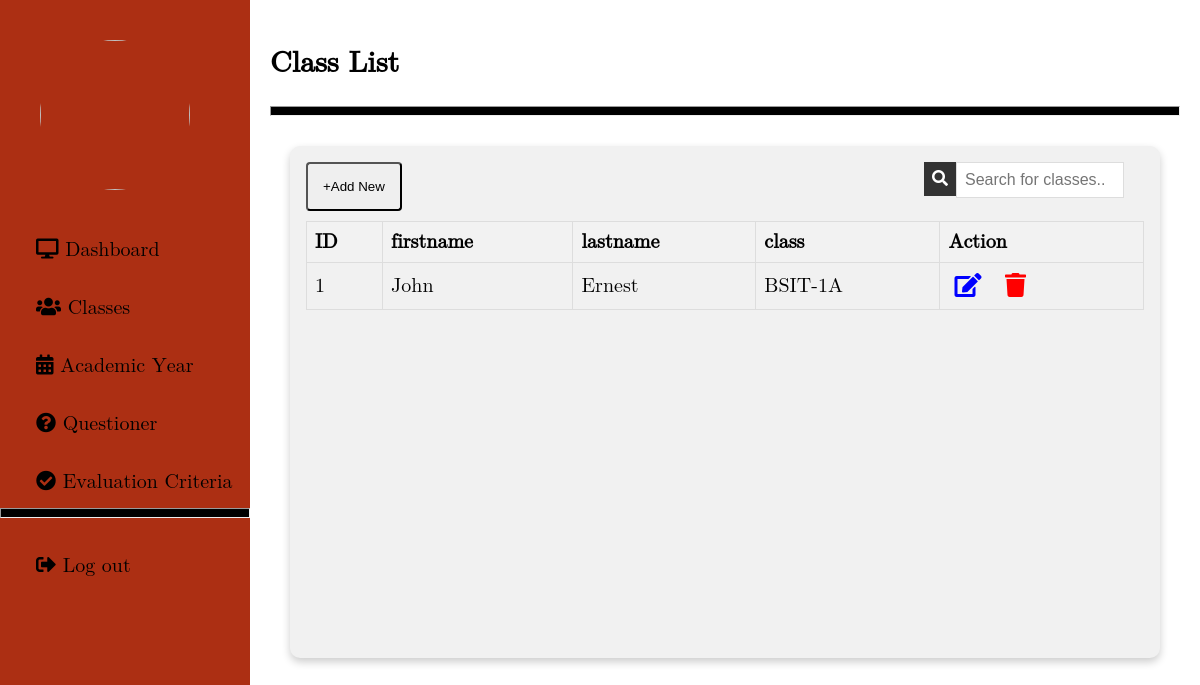
Before: /admin/ManageStudents.php with the older database file.
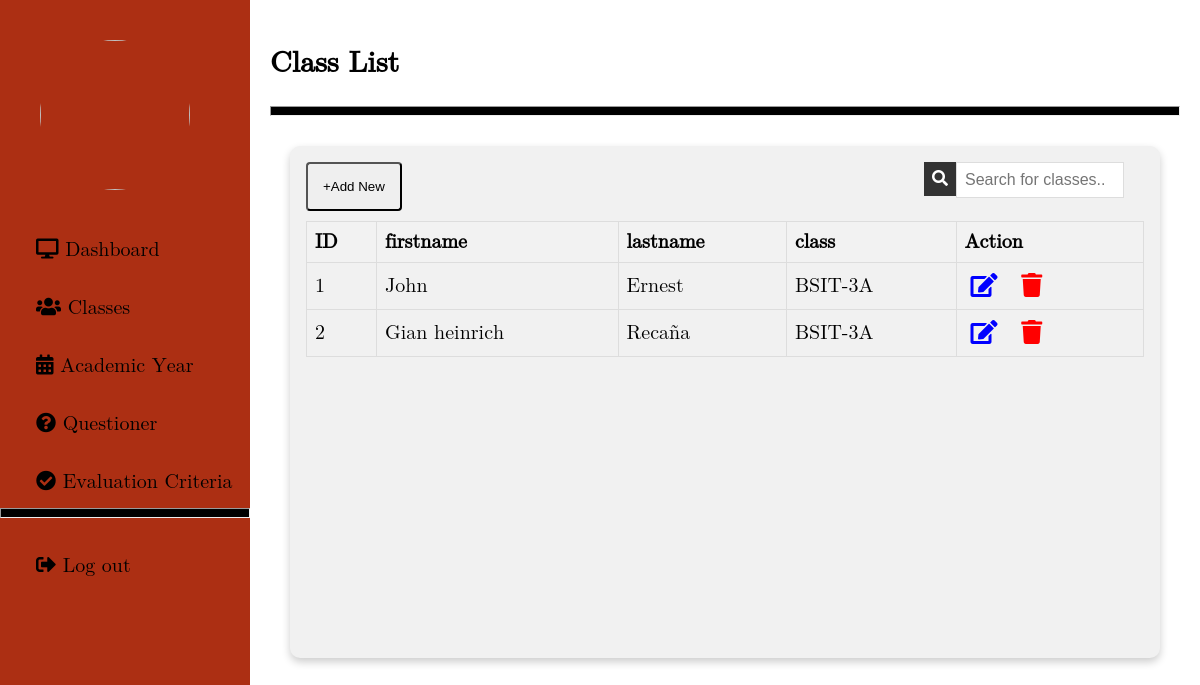
After: the same page with the newer database file.
### tables this page shows
CREATE TABLE `students` (
  `id` int(11) NOT NULL,
  `school_id` varchar(255) NOT NULL,
  `password` varchar(255) NOT NULL,
  `firstname` varchar(50) NOT NULL,
  `lastname` varchar(50) NOT NULL,
  `class` varchar(50) NOT NULL,
  `email` varchar(255) NOT NULL
);

### admin/ManageStudents.php (the view, shortened to what this page needs)
<!DOCTYPE html>
<html lang="en">
<head>
    <link rel="stylesheet" href="../Css/admin.css">
    <link rel="stylesheet" href="https://cdnjs.cloudflare.com/ajax/libs/font-awesome/5.12.1/css/all.min.css">
    <link rel="stylesheet" href="https://unicons.iconscout.com/release/v4.0.0/css/line.css" />
    <link rel="stylesheet" href="https://cdnjs.cloudflare.com/ajax/libs/font-awesome/4.7.0/css/font-awesome.min.css">
</head>
<body>
    <div class="sidenav" id="mySidenav">
        <img class="logo" src="../img/logo.png">
        <a href="admin.php"><i class="fas fa-desktop"></i>  Dashboard</a>
        <a href="classes.php"><i class="fas fa-users"></i>  Classes</a>
        <a href="year.php"><i class="fas fa-calendar"></i>  Academic Year</a>
        <a href="questionYear.php"><i class="fas fa-question-circle"></i>  Questioner</a>
        <a href="classes.php"><i class="fas fa-check-circle"></i>  Evaluation Criteria</a>
        <hr>
        <a href="../index.php"><i class="fas fa-sign-out-alt"></i>  Log out</a>
    </div>
    <div class="main content">
         <h2>Class List</h2>
         <hr>
        <div class="row3">
            <div class="column3">
                <div class="card3">
                    <button class="btn" onclick="document.getElementById('addStudentModal').style.display='block'">+Add New</button>
                    <div class="search-container">
                        <input type="text" id="searchInput" onkeyup="searchTable()" placeholder="Search for classes..">
                        <button onclick="searchTable()"><i class="fas fa-search"></i></button>
                    </div>
                    <table>
                        <tr>
                            <th>ID</th>
                            <th>firstname</th>
                            <th>lastname</th>
                            <th>class</th>
                            <th>Action</th>
                        </tr>
                        <?php
                        $servername = "localhost";
                        $username = "root";
                        $password = "";
                        $dbname = "faculty_db";
                        $conn = new mysqli($servername, $username, $password, $dbname);
                        $sql = "SELECT id, firstname, lastname, class FROM students";
                        $result = $conn->query($sql);
                        if ($result->num_rows > 0) {
                            while($row = $result->fetch_assoc()) {
                                echo "<tr>
                                    <td>" . $row["id"]. "</td>
                                    <td>" . $row["firstname"]. "</td>
                                    <td>" . $row["lastname"]. "</td>
                                    <td>" . $row["class"]. "</td>
                                    <td>
                                        <button class='icon-btn'><i class='fas fa-edit'></i></button>
                                        <button class='icon-btn'><i class='fas fa-trash'></i></button>
                                    </td>
                                </tr>";
                            }
                        } else {
                            echo "<tr><td colspan='5'>No students found</td></tr>";
                        }
                        ?>
                    </table>
                </div>
            </div>
        </div>
    </div>
</body>
</html>

Changed rows visible on the page:
changed students "John": class "BSIT-1A" → "BSIT-3A"
added students: id "2", firstname "Gian heinrich", lastname "Recaña", class "BSIT-3A"
